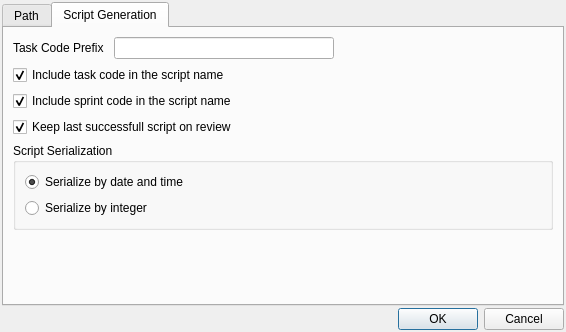
<?xml version="1.0" encoding="UTF-8"?>
<ui version="4.0">
 <class>DlgConfiguration</class>
 <widget class="QDialog" name="DlgConfiguration">
  <property name="geometry">
   <rect>
    <x>0</x>
    <y>0</y>
    <width>566</width>
    <height>332</height>
   </rect>
  </property>
  <property name="windowTitle">
   <string>Preferences</string>
  </property>
  <layout class="QVBoxLayout" name="verticalLayout">
   <property name="spacing">
    <number>2</number>
   </property>
   <property name="leftMargin">
    <number>2</number>
   </property>
   <property name="topMargin">
    <number>2</number>
   </property>
   <property name="rightMargin">
    <number>2</number>
   </property>
   <property name="bottomMargin">
    <number>2</number>
   </property>
   <item>
    <widget class="QTabWidget" name="tabs">
     <property name="currentIndex">
      <number>1</number>
     </property>
     <widget class="QWidget" name="path">
      <attribute name="title">
       <string>Path</string>
      </attribute>
      <layout class="QVBoxLayout" name="verticalLayout_2" stretch="0,0,0,0,2">
       <property name="spacing">
        <number>2</number>
       </property>
       <property name="leftMargin">
        <number>2</number>
       </property>
       <property name="topMargin">
        <number>2</number>
       </property>
       <property name="rightMargin">
        <number>2</number>
       </property>
       <property name="bottomMargin">
        <number>2</number>
       </property>
       <item>
        <widget class="QLabel" name="label">
         <property name="text">
          <string>Path for Query Models</string>
         </property>
        </widget>
       </item>
       <item>
        <layout class="QHBoxLayout" name="horizontalLayout">
         <property name="spacing">
          <number>0</number>
         </property>
         <item>
          <widget class="QLineEdit" name="path_to_query_models"/>
         </item>
         <item>
          <widget class="QToolButton" name="bt_open_path_models">
           <property name="text">
            <string>...</string>
           </property>
           <property name="icon">
            <iconset resource="pgdbatool.qrc">
             <normaloff>:/icons/images/icons/icons8-opened-folder-40.png</normaloff>:/icons/images/icons/icons8-opened-folder-40.png</iconset>
           </property>
           <property name="iconSize">
            <size>
             <width>16</width>
             <height>16</height>
            </size>
           </property>
          </widget>
         </item>
        </layout>
       </item>
       <item>
        <widget class="QLabel" name="label_2">
         <property name="text">
          <string>Path for Queries</string>
         </property>
        </widget>
       </item>
       <item>
        <layout class="QHBoxLayout" name="horizontalLayout_2">
         <property name="spacing">
          <number>0</number>
         </property>
         <item>
          <widget class="QLineEdit" name="path_to_sql"/>
         </item>
         <item>
          <widget class="QToolButton" name="bt_open_path_sql">
           <property name="text">
            <string>...</string>
           </property>
           <property name="icon">
            <iconset resource="pgdbatool.qrc">
             <normaloff>:/icons/images/icons/icons8-opened-folder-40.png</normaloff>:/icons/images/icons/icons8-opened-folder-40.png</iconset>
           </property>
           <property name="iconSize">
            <size>
             <width>16</width>
             <height>16</height>
            </size>
           </property>
          </widget>
         </item>
        </layout>
       </item>
       <item>
        <spacer name="verticalSpacer">
         <property name="orientation">
          <enum>Qt::Vertical</enum>
         </property>
         <property name="sizeHint" stdset="0">
          <size>
           <width>20</width>
           <height>40</height>
          </size>
         </property>
        </spacer>
       </item>
      </layout>
     </widget>
     <widget class="QWidget" name="script_generation">
      <attribute name="title">
       <string>Script Generation</string>
      </attribute>
      <layout class="QVBoxLayout" name="verticalLayout_3">
       <item>
        <layout class="QHBoxLayout" name="horizontalLayout_3">
         <property name="spacing">
          <number>10</number>
         </property>
         <item>
          <widget class="QLabel" name="label_3">
           <property name="text">
            <string>Task Code Prefix</string>
           </property>
          </widget>
         </item>
         <item>
          <widget class="QLineEdit" name="task_code_prefix"/>
         </item>
         <item>
          <spacer name="horizontalSpacer">
           <property name="orientation">
            <enum>Qt::Horizontal</enum>
           </property>
           <property name="sizeHint" stdset="0">
            <size>
             <width>40</width>
             <height>20</height>
            </size>
           </property>
          </spacer>
         </item>
        </layout>
       </item>
       <item>
        <widget class="QCheckBox" name="include_task_code">
         <property name="text">
          <string>Include task code in the script name</string>
         </property>
         <property name="checked">
          <bool>true</bool>
         </property>
        </widget>
       </item>
       <item>
        <widget class="QCheckBox" name="include_sprint_code">
         <property name="text">
          <string>Include sprint code in the script name</string>
         </property>
         <property name="checked">
          <bool>true</bool>
         </property>
        </widget>
       </item>
       <item>
        <widget class="QCheckBox" name="keep_script_on_review">
         <property name="text">
          <string>Keep last successfull script on review</string>
         </property>
         <property name="checked">
          <bool>true</bool>
         </property>
        </widget>
       </item>
       <item>
        <widget class="QGroupBox" name="groupBox">
         <property name="title">
          <string>Script Serialization</string>
         </property>
         <layout class="QVBoxLayout" name="verticalLayout_4">
          <item>
           <widget class="QRadioButton" name="serialize_by_date">
            <property name="text">
             <string>Serialize by date and time</string>
            </property>
            <property name="checked">
             <bool>true</bool>
            </property>
           </widget>
          </item>
          <item>
           <widget class="QRadioButton" name="serialize_by_integer">
            <property name="text">
             <string>Serialize by integer</string>
            </property>
           </widget>
          </item>
         </layout>
        </widget>
       </item>
       <item>
        <spacer name="verticalSpacer_2">
         <property name="orientation">
          <enum>Qt::Vertical</enum>
         </property>
         <property name="sizeHint" stdset="0">
          <size>
           <width>20</width>
           <height>40</height>
          </size>
         </property>
        </spacer>
       </item>
      </layout>
     </widget>
    </widget>
   </item>
   <item>
    <widget class="QDialogButtonBox" name="buttonBox">
     <property name="orientation">
      <enum>Qt::Horizontal</enum>
     </property>
     <property name="standardButtons">
      <set>QDialogButtonBox::Cancel|QDialogButtonBox::Ok</set>
     </property>
    </widget>
   </item>
  </layout>
 </widget>
 <resources>
  <include location="pgdbatool.qrc"/>
 </resources>
 <connections>
  <connection>
   <sender>buttonBox</sender>
   <signal>accepted()</signal>
   <receiver>DlgConfiguration</receiver>
   <slot>accept()</slot>
   <hints>
    <hint type="sourcelabel">
     <x>248</x>
     <y>254</y>
    </hint>
    <hint type="destinationlabel">
     <x>157</x>
     <y>274</y>
    </hint>
   </hints>
  </connection>
  <connection>
   <sender>buttonBox</sender>
   <signal>rejected()</signal>
   <receiver>DlgConfiguration</receiver>
   <slot>reject()</slot>
   <hints>
    <hint type="sourcelabel">
     <x>316</x>
     <y>260</y>
    </hint>
    <hint type="destinationlabel">
     <x>286</x>
     <y>274</y>
    </hint>
   </hints>
  </connection>
 </connections>
</ui>
